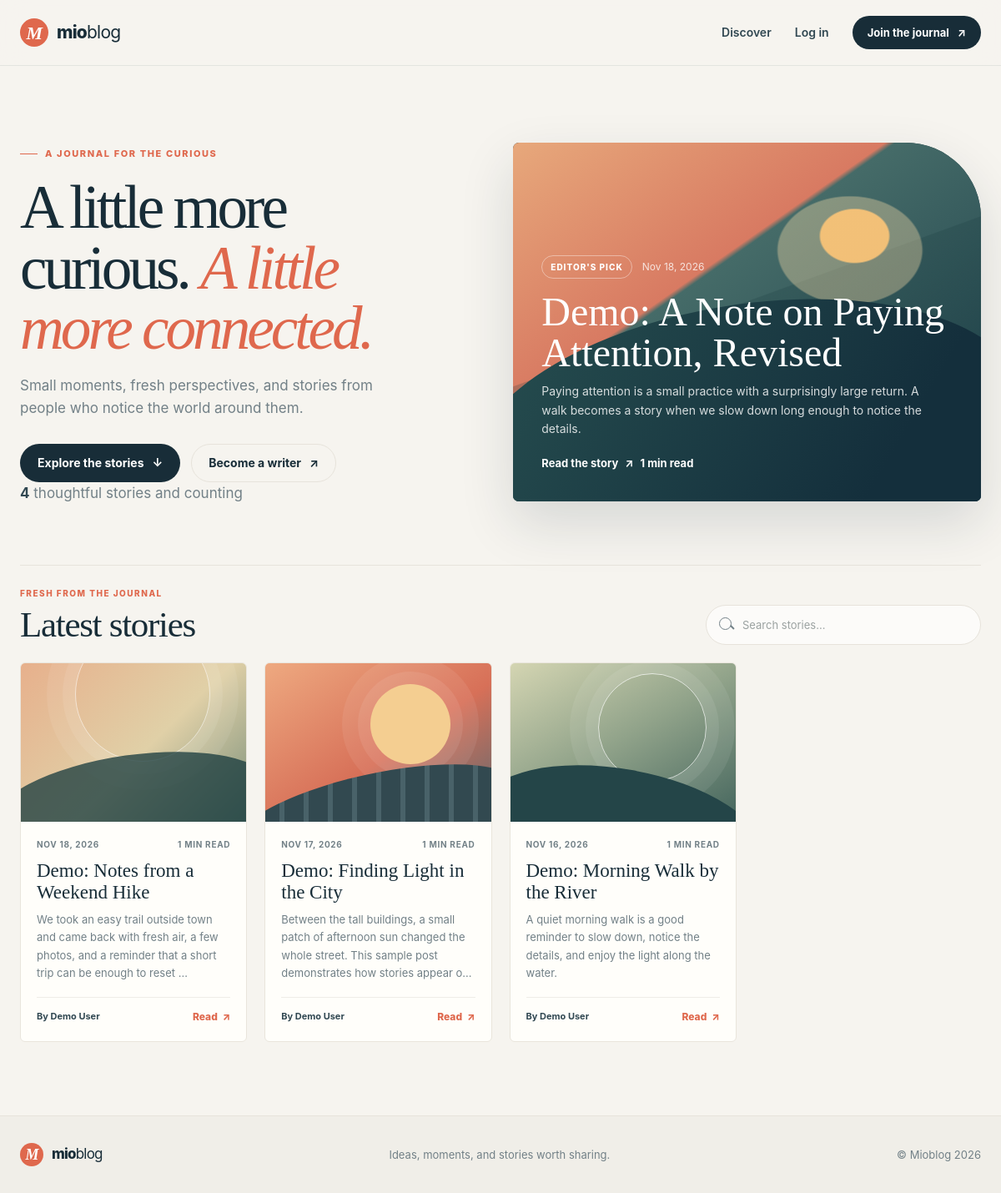
The page / on the database its author committed.
### tables this page shows
CREATE TABLE `posts` (
  `id` int(10) NOT NULL,
  `user_id` int(12) UNSIGNED NOT NULL,
  `title` varchar(255) NOT NULL,
  `message` text NOT NULL,
  `datecreated` datetime NOT NULL
);

CREATE TABLE `users` (
  `id` int(12) UNSIGNED NOT NULL,
  `username` varchar(64) DEFAULT NULL,
  `email` varchar(64) NOT NULL,
  `fiscalcode` char(16) DEFAULT NULL,
  `age` smallint(3) UNSIGNED DEFAULT NULL,
  `avatar` varchar(64) DEFAULT NULL,
  `password` varchar(255) NOT NULL,
  `roletype` enum('admin','editor','user') NOT NULL DEFAULT 'user'
);

### helpers/functions.php (called while the page is built, shortened)
<?php
function view($view, array $data = []){
	extract($data);
	require("app/views/$view.tml.php");
	$data = ob_get_contents();
	return $data;
}
function loggedIn(){
	return $_SESSION['logged']?? false;
}

### app/controllers/PostController.php (called while the page is built, shortened)
<?php
class PostController extends BaseController
{
	protected Post $Post;
	public function __construct(PDO $conn)
	{
		$this->Post = new Post($conn);
	}
	public function getPosts()
	{
		$posts = $this->Post->all();
		$this->content = view('post/posts', compact('posts'));
	}
}

### core/route.php (called while the page is built, shortened)
<?php
class Route {
	protected $routes = [
		'GET' => [],
		'POST' => [],
	];
	protected $conn;
	public function __construct($conn)
	{
		$this->conn = $conn;
	}
	public function loudRoutes(array $routes)
	{
		$this->routes = $routes;
	}
	public function dispatch()
	{
		$url 	 = parse_url($_SERVER['REQUEST_URI'], PHP_URL_PATH);
		$url 	 = trim($url, '/');
		$method  = $_SERVER['REQUEST_METHOD'];
		return $this->processqeue($url,$method);
		}
	protected function processqeue($uri, $method = 'GET')
	{
		$routes = $this->routes[$method];
		foreach ($routes as $route => $callback) {
			$regMatch = preg_quote($route);
			$subPattern = preg_replace('/\\\:[a-zA-Z0-9\_\-]+/', '([a-zA-Z0-9\-\_]+)',  $regMatch);
			$pattern = "@^".$subPattern."$@D";
			$matches = [];
			if (preg_match($pattern,$uri, $matches)) {
				array_shift($matches);
				return $this->route($callback, $matches);
			}
		}
		echo('No matchin routes found for ' . $uri);die;
	}
	protected function route($callback, array $matches = [])
	{
		try{
			$token 	 = explode('@', $callback);
			$controller  = $token[0];
			$method      = $token[1];
			$class = new $controller($this->conn);
			if (method_exists($controller, $method)) {
				call_user_func_array([$class, $method], $matches);
				return $class;
			}else{
				echo('The method '.$method.' is not found in class '. $controller);die;
			}
		} catch (Exception $e){
            die($e->getMessage());
        }
	}
}

### public/index.php (called while the page is built, shortened)
<?php
require  __DIR__.'/../core/bootstrap.php';
$options = require  'database/config.php';
$ruotes  = require 	'database/routesConfig.php';
try {
	$conn = App\db\DbPdo::getInstance($options)->getConn();
	$router = new Route($conn);
	$router->loudRoutes($ruotes['routes']);
	$controller = $router->dispatch();
	$controller->display();
} catch (\PDOException $e) {
    echo $e->getMessage();
}

### core/bootstrap.php (called while the page is built, shortened)
<?php
require __DIR__.'/../helpers/functions.php';
function loadClass($className){
	$dir = realpath(dirname(__DIR__));
    $filename1 = str_replace(['App','Controllers','Models','DB\\'],
       ['app','controllers','models','db\\'], $className
    ).'.php';
    $filename1 = str_replace('\\', DIRECTORY_SEPARATOR, $filename1);
    $filename2 = str_replace('app','',$filename1);
    $filename1 = $dir.DIRECTORY_SEPARATOR.$filename1;
}

### app/models/Post.php (called while the page is built, shortened)
<?php
class Post
{
	protected PDO $conn;
	public function __construct(PDO $conn)
	{
		$this->conn = $conn;
	}
	public function all(): array
	{
		$sql = 'SELECT posts.*, users.username AS author,
				(SELECT COUNT(*) FROM postscomments WHERE postscomments.post_id = posts.id) AS comment_count
			FROM posts
			LEFT JOIN users ON users.id = posts.user_id
			ORDER BY posts.datecreated DESC, posts.id DESC';
		return $this->conn->query($sql)->fetchAll(PDO::FETCH_OBJ);
	}
}

### app/controllers/BaseController.php (called while the page is built, shortened)
<?php
class BaseController
{
	protected $template = 'resources/template.php';
	public function display()
	{
		require $this->template;
	}
}

### app/views/post/posts.tml.php (the view, shortened to what this page needs)
<?php
$featured = $posts[0] ?? null;
$latestPosts = array_slice($posts, 1);
$totalStories = count($posts);
?>
<section class="home-hero" aria-labelledby="home-title">
	<div class="home-hero__copy">
		<span class="eyebrow">A journal for the curious</span>
		<h1 id="home-title">A little more curious. <em>A little more connected.</em></h1>
		<p>Small moments, fresh perspectives, and stories from people who notice the world around them.</p>
		<div class="hero-actions">
			<a class="button button--dark" href="#latest-stories">Explore the stories <span aria-hidden="true">↓</span></a>
			<?php if (loggedIn()): ?>
				<a class="button button--outline" href="/post/create">Write a story <span aria-hidden="true">↗</span></a>
			<?php else: ?>
				<a class="button button--outline" href="/auth/formsignup">Become a writer <span aria-hidden="true">↗</span></a>
			<?php endif ?>
		</div>
		<p class="hero-note"><strong><?=number_format($totalStories)?></strong> thoughtful <?= $totalStories === 1 ? 'story' : 'stories' ?> and counting</p>
	</div>
	<?php if ($featured): ?>
		<?php
		$featuredTitle = htmlspecialchars($featured->title, ENT_QUOTES, 'UTF-8');
		$featuredAuthor = htmlspecialchars($featured->author ?? 'Mioblog contributor', ENT_QUOTES, 'UTF-8');
		$featuredDate = !empty($featured->datecreated) ? date('M j, Y', strtotime($featured->datecreated)) : '';
		$featuredReadTime = max(1, (int)ceil(str_word_count(strip_tags($featured->message)) / 200));
		?>
		<a class="hero-feature" href="/post/<?=urlencode((string)$featured->id)?>" data-story-item data-story-text="<?=htmlspecialchars(strtolower($featured->title.' '.$featured->message.' '.$featuredAuthor), ENT_QUOTES, 'UTF-8')?>">
			<div class="hero-feature__content">
				<div class="hero-feature__meta">
					<span class="hero-feature__tag">Editor's pick</span>
					<span><?=htmlspecialchars($featuredDate, ENT_QUOTES, 'UTF-8')?></span>
				</div>
				<h2><?=$featuredTitle?></h2>
				<p><?=htmlspecialchars(substr(strip_tags($featured->message), 0, 155), ENT_QUOTES, 'UTF-8')?><?=strlen(strip_tags($featured->message)) > 155 ? '...' : ''?></p>
				<span class="hero-feature__link">Read the story <span aria-hidden="true">↗</span> <span><?=$featuredReadTime?> min read</span></span>
			</div>
		</a>
	<?php endif ?>
</section>
<?php if ($latestPosts): ?>
	<section id="latest-stories" aria-labelledby="latest-title">
		<div class="story-tools">
			<div>
				<p class="section-kicker">Fresh from the journal</p>
				<h2 class="section-title" id="latest-title">Latest stories</h2>
			</div>
			<label class="search-wrap">
				<input class="search-input" type="search" placeholder="Search stories..." autocomplete="off" data-story-search>
			</label>
		</div>
		<div class="post-grid" data-story-grid>
			<?php foreach ($latestPosts as $index => $post): ?>
				<?php
				$title = htmlspecialchars($post->title, ENT_QUOTES, 'UTF-8');
				$message = strip_tags($post->message);
				$author = htmlspecialchars($post->author ?? 'Mioblog contributor', ENT_QUOTES, 'UTF-8');
				$date = !empty($post->datecreated) ? date('M j, Y', strtotime($post->datecreated)) : '';
				$readTime = max(1, (int)ceil(str_word_count($message) / 200));
				$artStyle = (($index % 4) + 1);
				?>
				<article class="story-card" data-story-item data-story-text="<?=htmlspecialchars(strtolower($post->title.' '.$message.' '.$author), ENT_QUOTES, 'UTF-8')?>">
					<a href="/post/<?=urlencode((string)$post->id)?>" aria-label="Read <?= $title ?>">
						<div class="story-art story-art--<?=$artStyle?>" aria-hidden="true"></div>
					</a>
					<div class="story-card__body">
						<div class="story-card__meta">
							<time datetime="<?=htmlspecialchars($post->datecreated ?? '', ENT_QUOTES, 'UTF-8')?>"><?=htmlspecialchars($date, ENT_QUOTES, 'UTF-8')?></time>
							<span><?=$readTime?> min read</span>
						</div>
						<h3><a href="/post/<?=urlencode((string)$post->id)?>"><?=$title?></a></h3>
						<p class="story-card__excerpt"><?=htmlspecialchars(substr($message, 0, 135), ENT_QUOTES, 'UTF-8')?><?=strlen($message) > 135 ? '...' : ''?></p>
						<div class="story-card__footer">
							<span class="story-author">By <?=$author?></span>
							<a class="read-link" href="/post/<?=urlencode((string)$post->id)?>">Read <span aria-hidden="true">↗</span></a>
						</div>
					</div>
				</article>
			<?php endforeach ?>
		</div>
	</section>
<?php endif ?>

### resources/template.php (shortened to what this page needs)
<!doctype html>
<html lang="en">
<head>
  <link rel="stylesheet" href="/css/journal.css">
</head>
<body>
  <header class="site-header">
    <div class="site-header__inner container">
      <a class="brand" href="/" aria-label="Mioblog home">
        <span class="brand__mark">M</span>
        <span>mio<span class="brand__light">blog</span></span>
      </a>
      <nav class="site-nav" id="site-navigation" data-site-nav aria-label="Main navigation">
        <a class="site-nav__link" href="/">Discover</a>
        <?php if (loggedIn()): ?>
          <a class="site-nav__link" href="/post/create">Write a story <span class="nav-plus">+</span></a>
          <span class="nav-user">Hi, <?=htmlspecialchars(getUserName(), ENT_QUOTES, 'UTF-8')?></span>
          <form class="nav-logout" action="/auth/logout" method="post">
            <button class="button button--quiet button--small" type="submit">Log out</button>
          </form>
        <?php else: ?>
          <a class="site-nav__link" href="/auth/showLogin">Log in</a>
          <a class="button button--dark button--small" href="/auth/formsignup">Join the journal <span aria-hidden="true">↗</span></a>
        <?php endif ?>
      </nav>
    </div>
  </header>
  <main class="site-main container">
    <?= $this->content ?>
  </main>
  <footer class="site-footer">
    <div class="site-footer__inner container">
      <a class="brand brand--footer" href="/">
        <span class="brand__mark">M</span>
        <span>mio<span class="brand__light">blog</span></span>
      </a>
      <p>Ideas, moments, and stories worth sharing.</p>
      <span class="site-footer__copyright">&copy; Mioblog <?=date('Y')?></span>
    </div>
  </footer>
</body>
</html>

### rows shown on the page
posts: datecreated "Nov 18, 2026", title "Demo: A Note on Paying Attention, Revised", message "Paying attention is a small practice with a surprisingly large return. A walk becomes a story when we slow down long enough to notice the details.", message "1"
posts: datecreated "NOV 18, 2026", message "1", title "Demo: Notes from a Weekend Hike", message "We took an easy trail outside town and came back with fresh air, a few photos, and a reminder that a short trip can be enough to reset", user.username "Demo User"
posts: datecreated "NOV 17, 2026", message "1", title "Demo: Finding Light in the City", message "Between the tall buildings, a small patch of afternoon sun changed the whole street. This sample post demonstrates how stories appear o", user.username "Demo User"
posts: datecreated "NOV 16, 2026", message "1", title "Demo: Morning Walk by the River", message "A quiet morning walk is a good reminder to slow down, notice the details, and enjoy the light along the water.", user.username "Demo User"

### other values the page prints
$totalStories "4"
